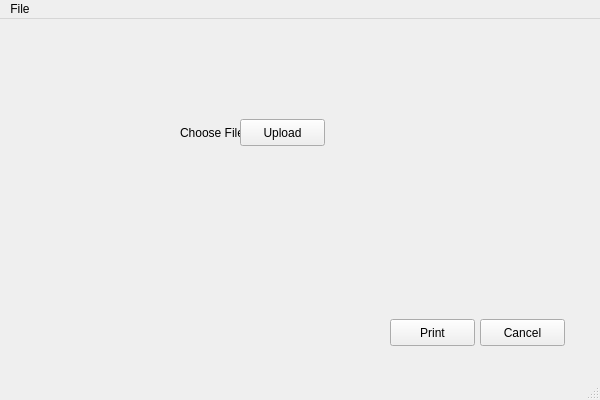
<?xml version="1.0" encoding="UTF-8"?>
<ui version="4.0">
 <class>MainWindow</class>
 <widget class="QMainWindow" name="MainWindow">
  <property name="geometry">
   <rect>
    <x>0</x>
    <y>0</y>
    <width>600</width>
    <height>400</height>
   </rect>
  </property>
  <property name="minimumSize">
   <size>
    <width>600</width>
    <height>400</height>
   </size>
  </property>
  <property name="maximumSize">
   <size>
    <width>800</width>
    <height>600</height>
   </size>
  </property>
  <property name="windowTitle">
   <string>MainWindow</string>
  </property>
  <widget class="QWidget" name="centralwidget">
   <widget class="QPushButton" name="pushButton">
    <property name="geometry">
     <rect>
      <x>390</x>
      <y>300</y>
      <width>85</width>
      <height>27</height>
     </rect>
    </property>
    <property name="text">
     <string>Print</string>
    </property>
   </widget>
   <widget class="QPushButton" name="pushButton_2">
    <property name="geometry">
     <rect>
      <x>480</x>
      <y>300</y>
      <width>85</width>
      <height>27</height>
     </rect>
    </property>
    <property name="text">
     <string>Cancel</string>
    </property>
   </widget>
   <widget class="QLabel" name="label">
    <property name="geometry">
     <rect>
      <x>180</x>
      <y>100</y>
      <width>75</width>
      <height>27</height>
     </rect>
    </property>
    <property name="text">
     <string>Choose File</string>
    </property>
   </widget>
   <widget class="QPushButton" name="pushButton_3">
    <property name="geometry">
     <rect>
      <x>240</x>
      <y>100</y>
      <width>85</width>
      <height>27</height>
     </rect>
    </property>
    <property name="text">
     <string>Upload</string>
    </property>
   </widget>
  </widget>
  <widget class="QMenuBar" name="menubar">
   <property name="geometry">
    <rect>
     <x>0</x>
     <y>0</y>
     <width>600</width>
     <height>23</height>
    </rect>
   </property>
   <widget class="QMenu" name="menuFile">
    <property name="title">
     <string>File</string>
    </property>
    <addaction name="separator"/>
    <addaction name="actionExit"/>
   </widget>
   <addaction name="menuFile"/>
  </widget>
  <widget class="QStatusBar" name="statusbar"/>
  <action name="actionExit">
   <property name="icon">
    <iconset>
     <normalon>favicon.ico</normalon>
    </iconset>
   </property>
   <property name="text">
    <string>Exit</string>
   </property>
   <property name="shortcut">
    <string>Ctrl+Q</string>
   </property>
  </action>
 </widget>
 <resources/>
 <connections/>
</ui>
